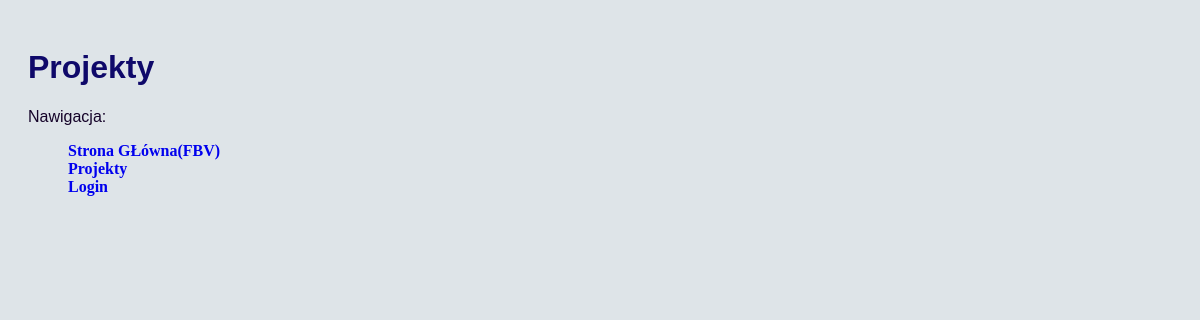
The page /projects/ on the database as committed earlier.
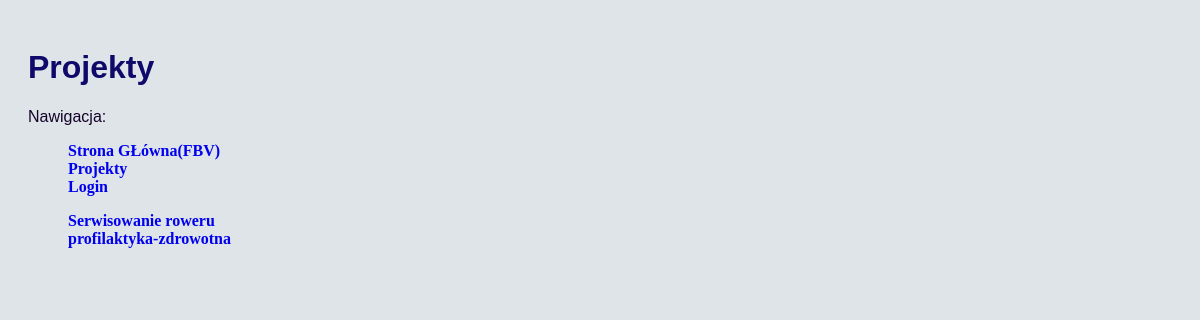
The same page on the database as committed later.
### todo/models.py (models this page shows, shortened)
class Project(models.Model):
    title = models.CharField(max_length=120, verbose_name="title")
    class Meta:
        verbose_name = "Project"
        verbose_name_plural = "Projects"

### todo/views.py (the view)
# urls.py: path('projects/', views.project, name="projects"),
def project(request):
    projects = Project.objects.all().order_by('title')
    context = {
        'title': "Projekty",
        'projects': projects,
    }
    return render(request, "todo/projects.html", context)

### todo/templates/todo/projects.html
{% extends "base.html" %}
{% block content %}
<ul>
    {% for project in projects %}
    <li><a href="{% url 'project_details' project.pk %}">{{ project.title }}</a> </li>
    {% endfor %}
</ul>
{% endblock %}

Rows that differ between the two databases and show on the page:
added Project: title "Serwisowanie roweru"
added Project: title "profilaktyka-zdrowotna"
